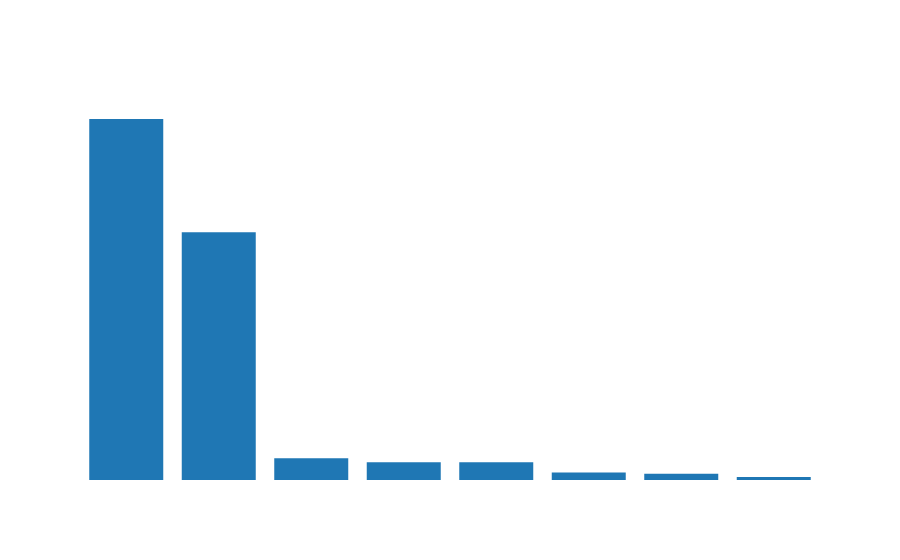

Source (notebook cell):
### Code cell
plot_data = [dict(
                type='bar',
                x=counts_by_genclass['gen_class'],
                y=counts_by_genclass['counts'])]

layout = dict(
            title = 'Applications by Type',
            xaxis = dict(tickangle = -45),
            #margin = dict(b = 200)
             )

 #clean version, no labels
layout = dict(
            xaxis = dict(visible = False),
            yaxis = dict(visible = False)
             )

fig = dict( data=plot_data, layout=layout )
plotly.offline.iplot( fig, filename='TypeCounts.html' )

### Figure 1 — Plotly figure (JSON) as saved in the notebook; plotly's stock layout.template omitted (floating-point values rounded to 4 significant figures)
{"data": [{"type": "bar", "x": ["WINE", "BEER", "WHISKY", "SPIRITS_MISC", "VODKA", "RUM", "GIN", "BRANDY"], "y": [20176, 13840, 1218, 996, 986, 414, 350, 163]}], "layout": {"xaxis": {"visible": false}, "yaxis": {"visible": false}}}
